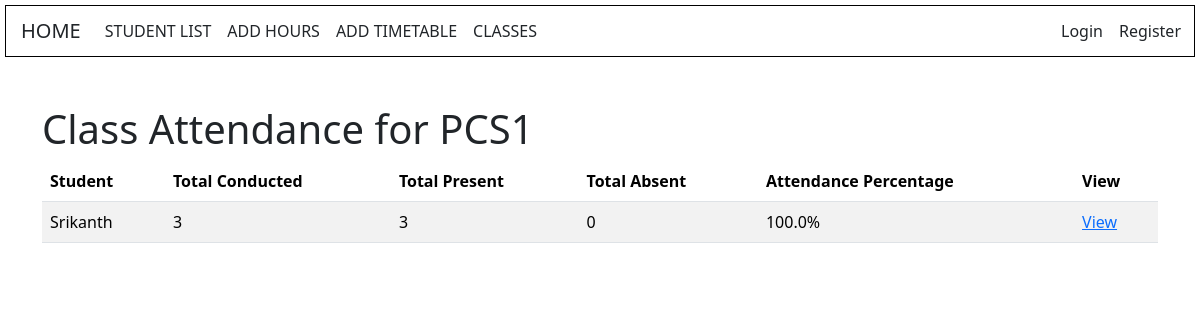
Screenshot of /students/classes/1/attendance/ with the database file from the repository.
### students/models.py (models this page shows, shortened)
class Class(models.Model):
    name = models.CharField(max_length=100)

class Student(models.Model):
    name = models.CharField(max_length=100)
    roll_number = models.CharField(max_length=10, unique=True)
    student_class = models.ForeignKey(Class, on_delete=models.CASCADE)
    email = models.EmailField()
    phone = models.CharField(max_length=10)

### students/views.py (the view)
# urls.py: path('classes/<int:class_id>/attendance/', views.class_attendance, name='class_attendance'),
def class_attendance(request, class_id):
    student_class = get_object_or_404(Class, id=class_id)
    students = Student.objects.filter(student_class=student_class)
    attendance_data = []
    for student in students:
        attendances = Attendance.objects.filter(student=student)
        total_conducted = attendances.count()
        total_present = attendances.filter(status='Present').count()
        total_absent = attendances.filter(status='Absent').count()
        attendance_percentage = (total_present / total_conducted) * 100 if total_conducted > 0 else 0
        attendance_data.append({
            'student': student,
            'total_conducted': total_conducted,
            'total_present': total_present,
            'total_absent': total_absent,
            'attendance_percentage': attendance_percentage,
        })
    return render(request, 'students/class_attendance.html', {
        'student_class': student_class,
        'attendance_data': attendance_data,
    })

### students/templates/students/class_attendance.html (shortened to what this page needs)
<!DOCTYPE html>
<html lang="en">
<head>
    <link href="https://cdn.jsdelivr.net/npm/bootstrap@5.3.2/dist/css/bootstrap.min.css" rel="stylesheet">
</head>
<body>
    {% include 'students/navbar.html' %}
    <div class="container mt-5">
        <h1>Class Attendance for {{ student_class.name }}</h1>
        <div class="table-responsive">
            <table class="table table-striped">
                <thead>
                    <tr>
                        <th>Student</th>
                        <th>Total Conducted</th>
                        <th>Total Present</th>
                        <th>Total Absent</th>
                        <th>Attendance Percentage</th>
                        <th>View</th>
                    </tr>
                </thead>
                <tbody>
                    {% for data in attendance_data %}
                    <tr>
                        <td>{{ data.student.name }}</td>
                        <td>{{ data.total_conducted }}</td>
                        <td>{{ data.total_present }}</td>
                        <td>{{ data.total_absent }}</td>
                        <td>{{ data.attendance_percentage }}%</td>
                        <td><a href="{% url 'attendance_view' data.student.id %}">View</a></td>
                    </tr>
                    {% endfor %}
                </tbody>
            </table>
        </div>
    </div>
</body>
</html>

### students/templates/students/class_attendance.html (style rules this page uses)
body { background-color: #f8f9fa; padding-top: 0px; }
.container { max-width: 800px; }
h1 { margin-bottom: 2rem; color: #343a40; }
table { background-color: #ffffff; border-radius: 8px; }
th, td { vertical-align: middle; }
th { background-color: #6c757d; color: #ffffff; }
.table-striped tbody tr:nth-of-type(odd) { background-color: rgba(0,0,0,.05); }

### students/templates/students/navbar.html (style rules this page uses)
body { background:url('https://img.freepik.com/free-vector/beautiful-decorative-soft-colorful-watercolor-texture-background_1055-14290.jpg') no-repeat center center fixed; background-size: cover; }

### rows the page displays
Class: name "PCS1"
Student: student.name "Srikanth", total_conducted "3", total_present "3", total_absent "0", attendance_percentage "100.0"
